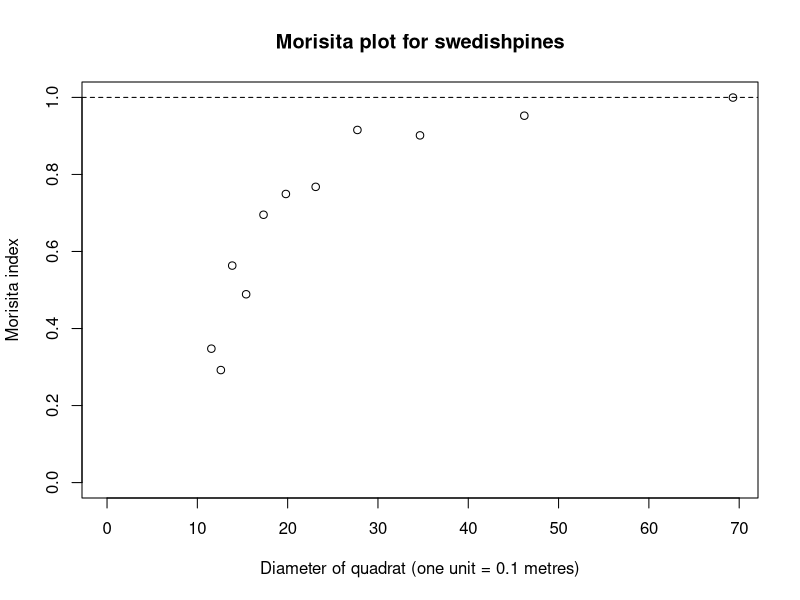
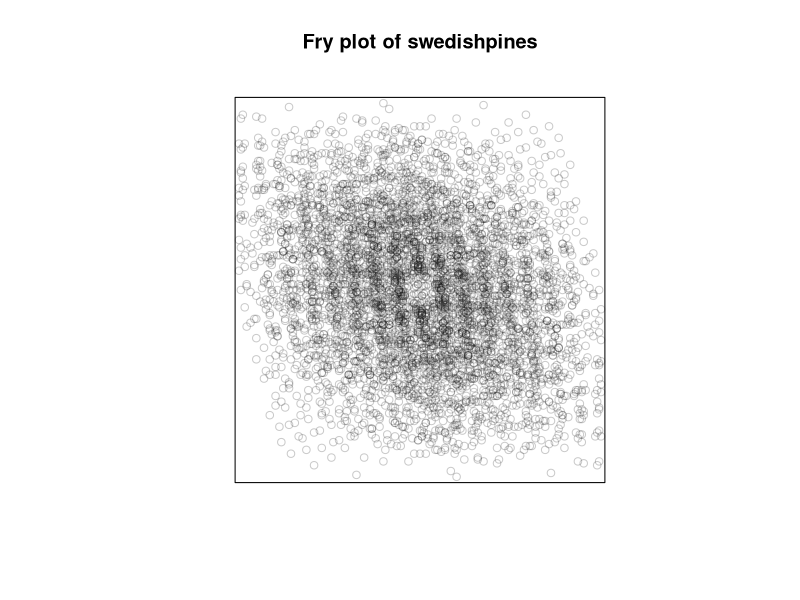
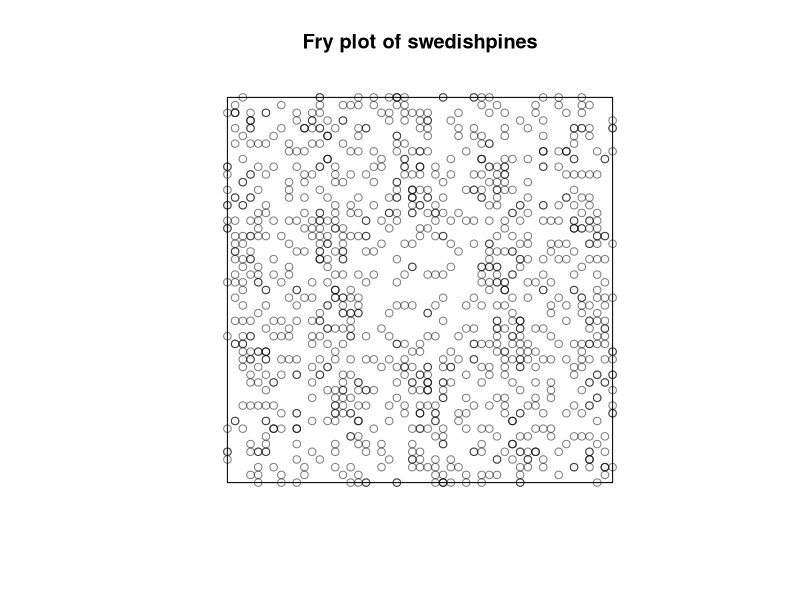
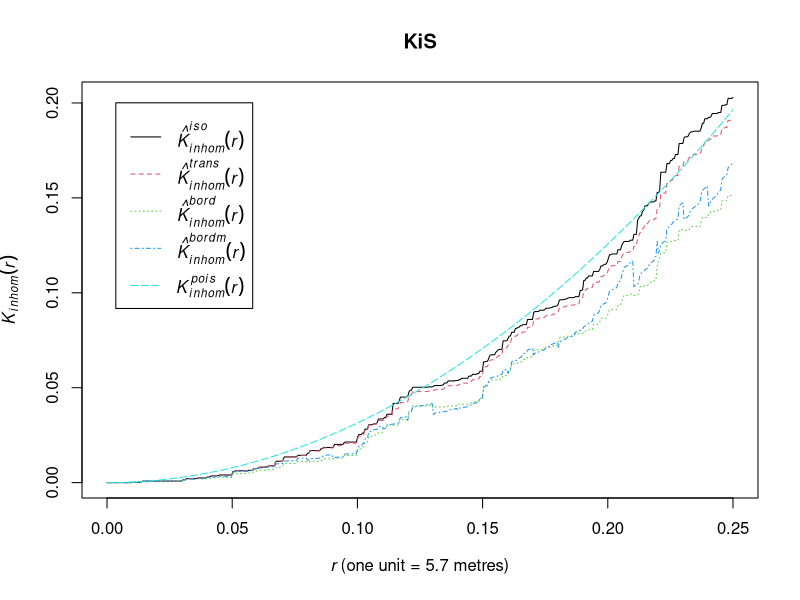
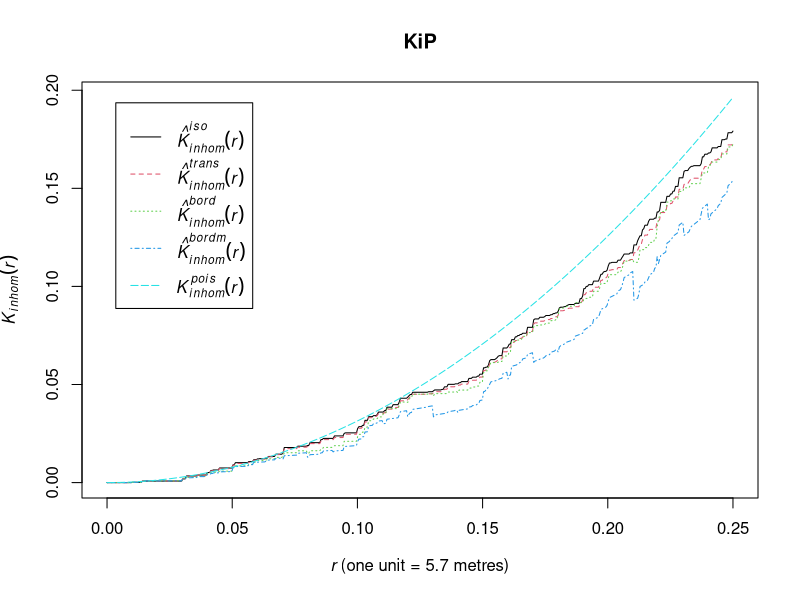
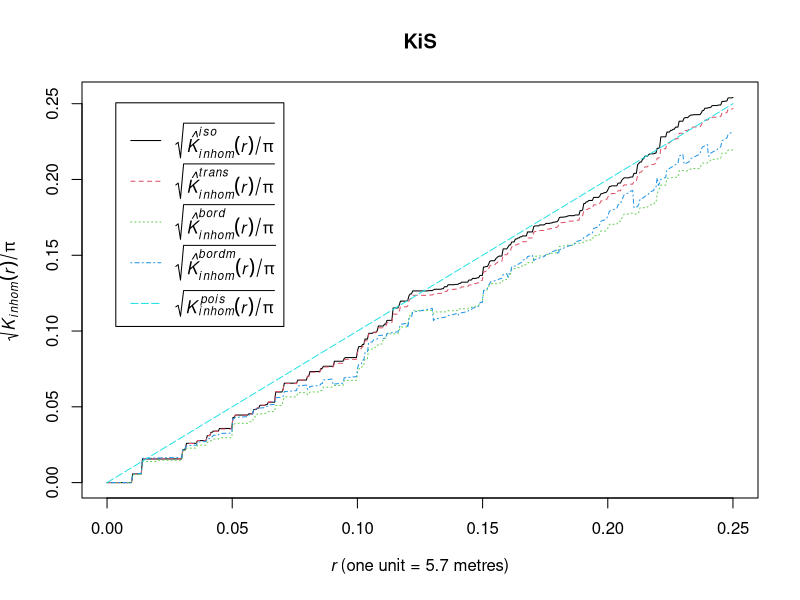

The R script that drew these images, in order:
## ---- chunk 1
# This option turns evaluation of R code off in this document. Remove it
# if you use it as a template for solving the lab exercise.
knitr::opts_chunk$set(eval = FALSE)
## ---- chunk 2
library(spatstat)
## ---- chunk 3
    miplot(swedishpines)
## ---- chunk 4
    fryplot(swedishpines)
    fryplot(swedishpines, width=50)
## ---- chunk 5
    KiS <- Kinhom(japanesepines, sigma=0.1)
    plot(KiS)
## ---- chunk 6
    fit <- ppm(japanesepines ~ polynom(x,y,2))
    lambda <- predict(fit, type="trend")
    KiP <- Kinhom(japanesepines, lambda)
    plot(KiP)
## ---- chunk 7
    plot(KiS, sqrt(./pi) ~ r)
## ---- chunk 8
    X <- rpoispp(function(x,y){ 200 * exp(-3 * x) })
